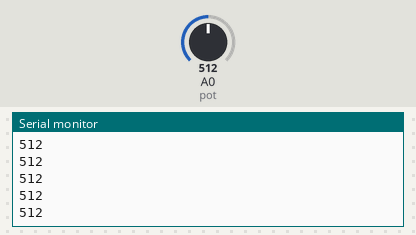
Recording of a sketch running on a simulated Arduino Uno, built with avr-gcc and run on an emulated ATmega328P. Shown: the last lines printed to the serial monitor. Inputs (shaded band) come from the test bench; at power-on: A0 (pot) = 512.

Above: at 1.2 s.
1.3 s: A0 (pot) set to 716
At 1.31 s:
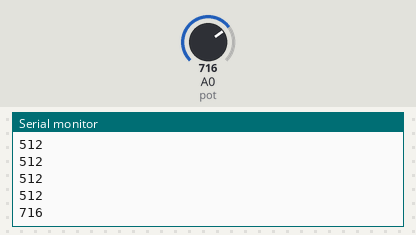
2.8 s: A0 (pot) set to 900
At 2.81 s:
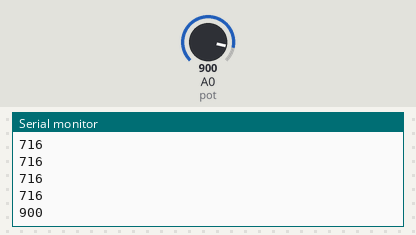
Timing chart, 0 to 5.8 s (numbered marks = the images above; inputs shaded):
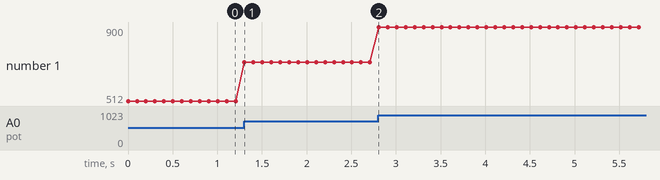

The sketch:

potienmeter.ino
```cpp
#define pot A0
int pot_value;
void setup() {
pinMode(pot,INPUT);
Serial.begin(115200);

}

void loop() {
 pot_value=analogRead(pot);
 Serial.println(pot_value);
 delay(100);

}
```

Measured:
- after the input at 1.3 s, the serial monitor: prints a new line at once (image 1)
- after the input at 2.8 s, the serial monitor: prints a new line at once (image 2)
- plotted number 1: 512 → 716 after the input at 1.3 s, 716 → 900 after the input at 2.8 s
